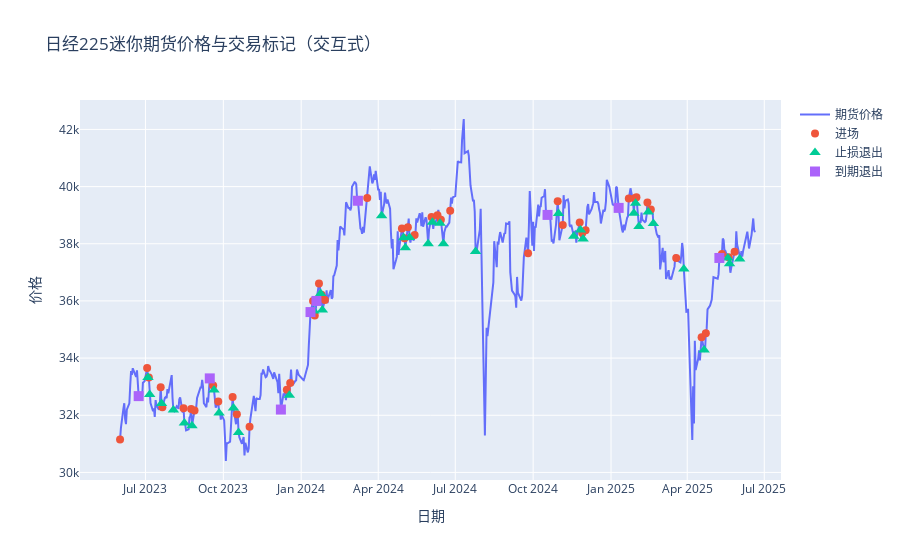

The cell this chart's notebook holds for it:
### Code cell
#可视化部分

import plotly.graph_objects as go


# 假设 opt_df 和 result_df 已经存在
# opt_df 包含 ['date','underlying']
# result_df 包含 ['entry_date','exit_date','reason']

# 1. 构造期货价格序列
fut_series = opt_df.drop_duplicates('date').set_index('date')['underlying']
result_df = result_df_filtered_2
# 2. 创建交互式图表
fig = go.Figure()

# 画期货价格折线
fig.add_trace(go.Scatter(
    x=fut_series.index,
    y=fut_series.values,
    mode='lines',
    name='期货价格'
))

# 画进场点
fig.add_trace(go.Scatter(
    x=result_df['entry_date'],
    y=result_df['entry_date'].map(fut_series),
    mode='markers',
    marker=dict(symbol='circle', size=8),
    name='进场'
))

# 画止损退出点
stop = result_df[result_df['reason']=='Stop Loss']
fig.add_trace(go.Scatter(
    x=stop['exit_date'],
    y=stop['exit_date'].map(fut_series),
    mode='markers',
    marker=dict(symbol='triangle-up', size=10),
    name='止损退出'
))

# 画到期退出点
exp = result_df[result_df['reason']!='Stop Loss']
fig.add_trace(go.Scatter(
    x=exp['exit_date'],
    y=exp['exit_date'].map(fut_series),
    mode='markers',
    marker=dict(symbol='square', size=10),
    name='到期退出'
))

# 更新布局
fig.update_layout(
    title="日经225迷你期货价格与交易标记（交互式）",
    xaxis_title="日期",
    yaxis_title="价格",
    hovermode='x unified'
)

fig.show()

### Figure 1 — Plotly figure (JSON) as saved in the notebook; plotly's stock layout.template omitted (floating-point values rounded to 4 significant figures; data arrays with more than 128 entries replaced by an {"elided": "..."} marker saying what was removed)
{"data": [{"mode": "lines", "name": "期货价格", "type": "scatter", "x": {"elided": "523 str values"}, "y": {"elided": "523 float values"}}, {"marker": {"size": 8, "symbol": "circle"}, "mode": "markers", "name": "进场", "type": "scatter", "x": ["2023-06-01T00:00:00", "2023-07-03T00:00:00", "2023-07-05T00:00:00", "2023-07-19T00:00:00", "2023-07-21T00:00:00", "2023-08-15T00:00:00", "2023-08-24T00:00:00", "2023-08-28T00:00:00", "2023-09-19T00:00:00", "2023-09-25T00:00:00", "2023-10-12T00:00:00", "2023-10-17T00:00:00", "2023-11-01T00:00:00", "2023-12-15T00:00:00", "2023-12-19T00:00:00", "2024-01-15T00:00:00", "2024-01-17T00:00:00", "2024-01-22T00:00:00", "2024-01-25T00:00:00", "2024-01-29T00:00:00", "2024-03-19T00:00:00", "2024-04-29T00:00:00", "2024-05-02T00:00:00", "2024-05-06T00:00:00", "2024-05-14T00:00:00", "2024-06-03T00:00:00", "2024-06-10T00:00:00", "2024-06-14T00:00:00", "2024-06-25T00:00:00", "2024-09-25T00:00:00", "2024-10-30T00:00:00", "2024-11-05T00:00:00", "2024-11-25T00:00:00", "2024-11-28T00:00:00", "2024-12-02T00:00:00", "2025-01-22T00:00:00", "2025-01-29T00:00:00", "2025-01-31T00:00:00", "2025-02-13T00:00:00", "2025-02-17T00:00:00", "2025-03-19T00:00:00", "2025-04-18T00:00:00", "2025-04-23T00:00:00", "2025-05-12T00:00:00", "2025-05-20T00:00:00", "2025-05-27T00:00:00"], "y": [31150, 33650, 33320, 32980, 32280, 32245, 32220, 32170, 33040, 32480, 32640, 32035, 31600, 32890, 33130, 36000, 35490, 36610, 36220, 36035, 39600, 38530, 38195, 38580, 38305, 38940, 39000, 38840, 39155, 37665, 39490, 38660, 38740, 38380, 38470, 39580, 39590, 39630, 39440, 39200, 37500, 34730.0, 34870.0, 37640.0, 37530.0, 37720.0]}, {"marker": {"size": 10, "symbol": "triangle-up"}, "mode": "markers", "name": "止损退出", "type": "scatter", "x": ["2023-07-04T00:00:00", "2023-07-06T00:00:00", "2023-07-20T00:00:00", "2023-08-03T00:00:00", "2023-08-16T00:00:00", "2023-08-25T00:00:00", "2023-09-20T00:00:00", "2023-09-26T00:00:00", "2023-10-13T00:00:00", "2023-10-19T00:00:00", "2023-12-18T00:00:00", "2024-01-16T00:00:00", "2024-01-24T00:00:00", "2024-01-26T00:00:00", "2024-04-05T00:00:00", "2024-05-01T00:00:00", "2024-05-03T00:00:00", "2024-05-08T00:00:00", "2024-05-30T00:00:00", "2024-06-04T00:00:00", "2024-06-13T00:00:00", "2024-06-17T00:00:00", "2024-07-25T00:00:00", "2024-10-31T00:00:00", "2024-11-18T00:00:00", "2024-11-26T00:00:00", "2024-11-29T00:00:00", "2025-01-28T00:00:00", "2025-01-30T00:00:00", "2025-02-03T00:00:00", "2025-02-14T00:00:00", "2025-02-20T00:00:00", "2025-03-28T00:00:00", "2025-04-21T00:00:00", "2025-05-19T00:00:00", "2025-05-21T00:00:00", "2025-06-02T00:00:00"], "y": [33325, 32730, 32415, 32180, 31730, 31630, 32885, 32080, 32255, 31400, 32700, 35650, 36260, 35680, 38980, 38210, 37865, 38220, 38000, 38750, 38715, 38000, 37730, 39060, 38260, 38485, 38170, 39070, 39420, 38600, 39110, 38710, 37120.0, 34280.0, 37500.0, 37300.0, 37470.0]}, {"marker": {"size": 10, "symbol": "square"}, "mode": "markers", "name": "到期退出", "type": "scatter", "x": ["2023-06-23T00:00:00", "2023-09-15T00:00:00", "2023-12-08T00:00:00", "2024-01-12T00:00:00", "2024-01-19T00:00:00", "2024-03-08T00:00:00", "2024-10-18T00:00:00", "2025-01-10T00:00:00", "2025-05-09T00:00:00"], "y": [32670, 33290, 32200, 35610, 36000, 39505, 39010, 39255, 37500.0]}], "layout": {"hovermode": "x unified", "title": {"text": "日经225迷你期货价格与交易标记（交互式）"}, "xaxis": {"title": {"text": "日期"}}, "yaxis": {"title": {"text": "价格"}}}}
